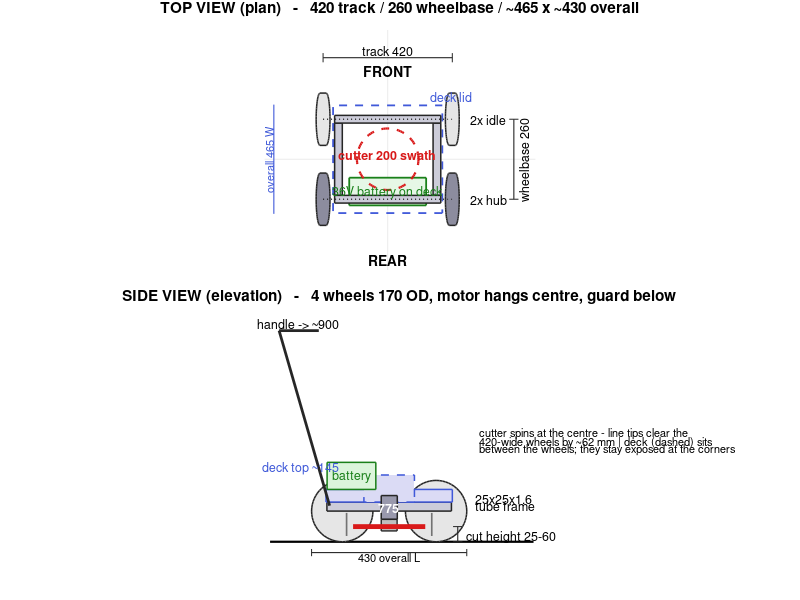

The MATLAB source for this figure:
%% sketch_v0.m
% Rough 2-view sketch of prototype v0 (plan + elevation), compact/nimble size.
% Dimensions from sim_v0_frame.m. Base MATLAB only. Saves sketch_v0.png.
clear; clc; close all;
thisdir = fileparts(mfilename('fullpath'));

L_wb = 260; track = 420; D = 170; R = D/2; Ww = 45;   % NIMBLE
rail_x = 160; rt = 25;   % inboard of the wheels (wheel inner face at 187.5)
deck_w = track - 65; deck_l = L_wb + 90;   % deck sits BETWEEN the wheels
ink = [0.15 0.15 0.15]; blu = [0.25 0.35 0.85]; grn = [0.10 0.50 0.10]; red = [0.85 0.10 0.10];

f = figure('Color','w','Position',[80 20 1150 1300],'Name','prototype v0 - rough sketch');

%% ================= TOP VIEW =================
ax1 = subplot('Position',[0.06 0.55 0.88 0.40]); axes(ax1); hold on; axis equal off;
xlim([-400 480]); ylim([-360 420]);
plot([-400 480],[0 0],'Color',[0.92 0.92 0.92]);
plot([0 0],[-360 420],'Color',[0.92 0.92 0.92]);

rectangle('Position',[-deck_w/2 -deck_l/2 deck_w deck_l],'EdgeColor',blu,'LineWidth',1.3,'LineStyle','--');
rectangle('Position',[-125 -150 250 90],'FaceColor',[0.90 0.97 0.90],'EdgeColor',grn,'LineWidth',1.3);
for sx = [-1 1]
    rectangle('Position',[sx*rail_x-rt/2 -(L_wb/2-rt/2) rt L_wb-rt],'FaceColor',[0.80 0.80 0.85],'EdgeColor',ink,'LineWidth',1.1);
end
for sy = [-1 1]
    rectangle('Position',[-(rail_x+rt/2) sy*L_wb/2-rt/2 2*rail_x+rt rt],'FaceColor',[0.80 0.80 0.85],'EdgeColor',ink,'LineWidth',1.1);
end
th = linspace(0,2*pi,100);
plot(100*cos(th),100*sin(th),'--','Color',red,'LineWidth',1.6);
for sx = [-1 1]
    rectangle('Position',[sx*track/2-Ww/2  L_wb/2-D/2 Ww D],'Curvature',[0.55 1], ...
        'FaceColor',[0.90 0.90 0.90],'EdgeColor',ink,'LineWidth',1.1);
    rectangle('Position',[sx*track/2-Ww/2 -L_wb/2-D/2 Ww D],'Curvature',[0.55 1], ...
        'FaceColor',[0.55 0.55 0.62],'EdgeColor',ink,'LineWidth',1.1);
    plot([-track/2 track/2],[L_wb/2 L_wb/2],'Color',ink,'LineStyle',':');
    plot([-track/2 track/2],[-L_wb/2 -L_wb/2],'Color',ink,'LineStyle',':');
end

% dimensions
plot([-track/2 track/2],[330 330],'Color',ink,'LineWidth',0.8);
plot([-track/2 -track/2],[315 345],'Color',ink); plot([track/2 track/2],[315 345],'Color',ink);
text(0,355,'track 420','HorizontalAlignment','center','FontSize',9);
plot([410 410],[-L_wb/2 L_wb/2],'Color',ink,'LineWidth',0.8);
plot([395 425],[-L_wb/2 -L_wb/2],'Color',ink); plot([395 425],[L_wb/2 L_wb/2],'Color',ink);
text(440,0,'wheelbase 260','Rotation',90,'HorizontalAlignment','center','FontSize',9);
plot([-370 -370],[-deck_w/2 deck_w/2],'Color',blu,'LineWidth',0.8);
text(-388,0,'overall 465 W','Rotation',90,'FontSize',8,'Color',blu,'HorizontalAlignment','center');

% labels
text(0,290,'FRONT','HorizontalAlignment','center','FontWeight','bold');
text(0,-325,'REAR','HorizontalAlignment','center','FontWeight','bold');
text(track/2+60, L_wb/2,'2x idle','FontSize',9);
text(track/2+60,-L_wb/2,'2x hub','FontSize',9);
text(0,15,'cutter 200 swath','Color',red,'HorizontalAlignment','center','FontSize',9,'FontWeight','bold');
text(0,-105,'36V battery on deck','Color',grn,'HorizontalAlignment','center','FontSize',9);
text(140,205,'deck lid','Color',blu,'FontSize',9);
title('TOP VIEW (plan)   -   420 track / 260 wheelbase / ~465 x ~430 overall');

%% ================= SIDE VIEW =================
ax2 = subplot('Position',[0.06 0.07 0.88 0.40]); axes(ax2); hold on; axis equal off;
xlim([-360 420]); ylim([-45 620]);

plot([-330 400],[0 0],'k','LineWidth',1.6);
for x = [-L_wb/2 L_wb/2]
    rectangle('Position',[x-R 0 D D],'Curvature',[1 1],'FaceColor',[0.90 0.90 0.90],'EdgeColor',ink,'LineWidth',1.1);
end
rectangle('Position',[-172.5 85 345 25],'FaceColor',[0.80 0.80 0.85],'EdgeColor',ink,'LineWidth',1.1);
rectangle('Position',[-175 110 350 35],'FaceColor',[0.86 0.86 0.96],'EdgeColor',blu,'LineWidth',1.1);
rectangle('Position',[ -70 110 140 75],'FaceColor',[0.86 0.86 0.96],'EdgeColor',blu,'LineWidth',1.1,'LineStyle','--');
rectangle('Position',[-172 145 135 75],'FaceColor',[0.86 0.96 0.86],'EdgeColor',grn,'LineWidth',1.1);
text(-104,183,'battery','Color',grn,'HorizontalAlignment','center','FontSize',9);
rectangle('Position',[-22 62 44.5 66],'FaceColor',[0.60 0.60 0.68],'EdgeColor',ink,'LineWidth',1.1);
text(0,95,'775','Color','w','HorizontalAlignment','center','FontSize',9,'FontWeight','bold');
rectangle('Position',[-22 30 44 32],'FaceColor',[0.75 0.75 0.75],'EdgeColor',ink,'LineWidth',1);
plot([-100 100],[42 42],'Color',red,'LineWidth',3.5);
plot([-118 -118],[16 80],'Color',[0.45 0.45 0.45],'LineWidth',1.2);
plot([ 118  118],[16 80],'Color',[0.45 0.45 0.45],'LineWidth',1.2);
plot([-165 -305],[100 585],'Color',ink,'LineWidth',2.0);
plot([-305 -195],[585 585],'Color',ink,'LineWidth',2.0);
text(-250,605,'handle -> ~900','HorizontalAlignment','center','FontSize',9);

plot([190 190],[0 42],'Color',ink,'LineWidth',0.8);
plot([177 203],[0 0],'Color',ink); plot([177 203],[42 42],'Color',ink);
text(215,15,'cut height 25-60','FontSize',9);
plot([-215 215],[-30 -30],'Color',ink,'LineWidth',0.8);
plot([-215 -215],[-40 -20],'Color',ink); plot([215 215],[-40 -20],'Color',ink);
text(0,-42,'430 overall L','HorizontalAlignment','center','FontSize',8);
text(-350,205,'deck top ~145','FontSize',9,'Color',blu);
text(240,120,'25x25x1.6','FontSize',9);
text(240,100,'tube frame','FontSize',9);
text(250,300,'cutter spins at the centre - line tips clear the','FontSize',8);
text(250,278,'420-wide wheels by ~62 mm | deck (dashed) sits','FontSize',8);
text(250,256,'between the wheels; they stay exposed at the corners','FontSize',8);
title('SIDE VIEW (elevation)   -   4 wheels 170 OD, motor hangs centre, guard below');

out = fullfile(thisdir,'sketch_v0.png');
print(f,out,'-dpng','-r150');
fprintf('sketch saved: %s\n', out);
close(f);
